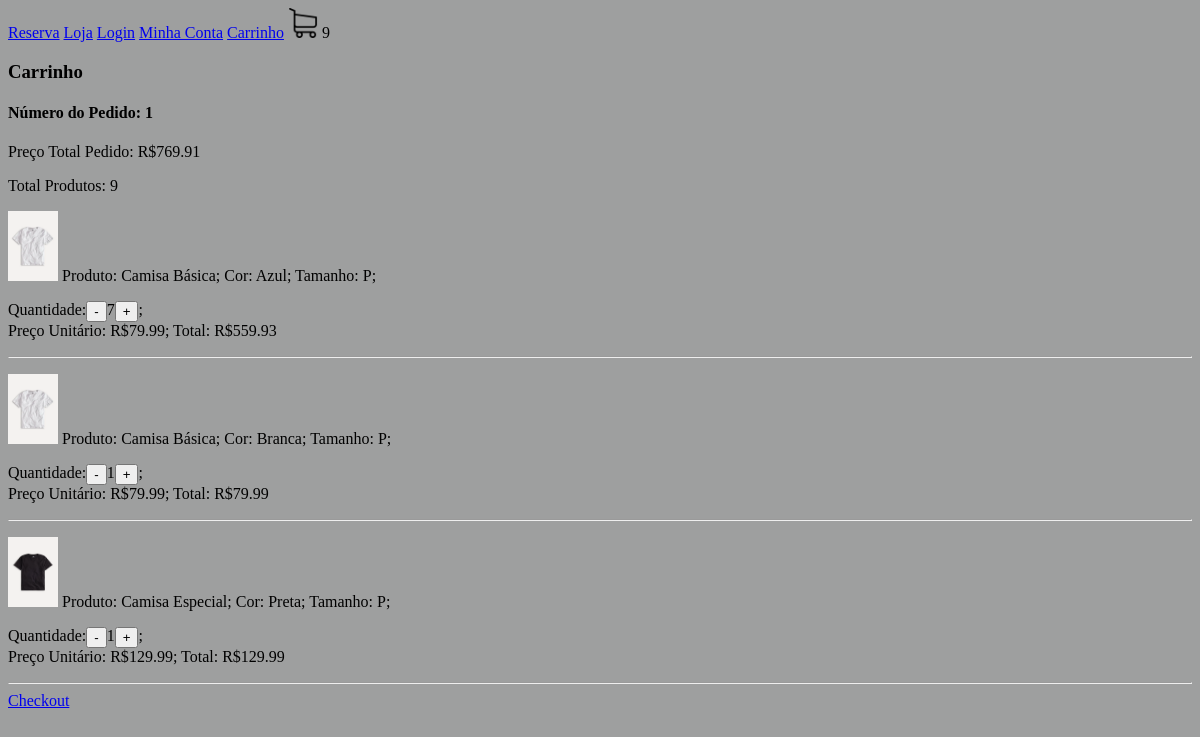
Page /carrinho/ (signed in) on the earlier database version.
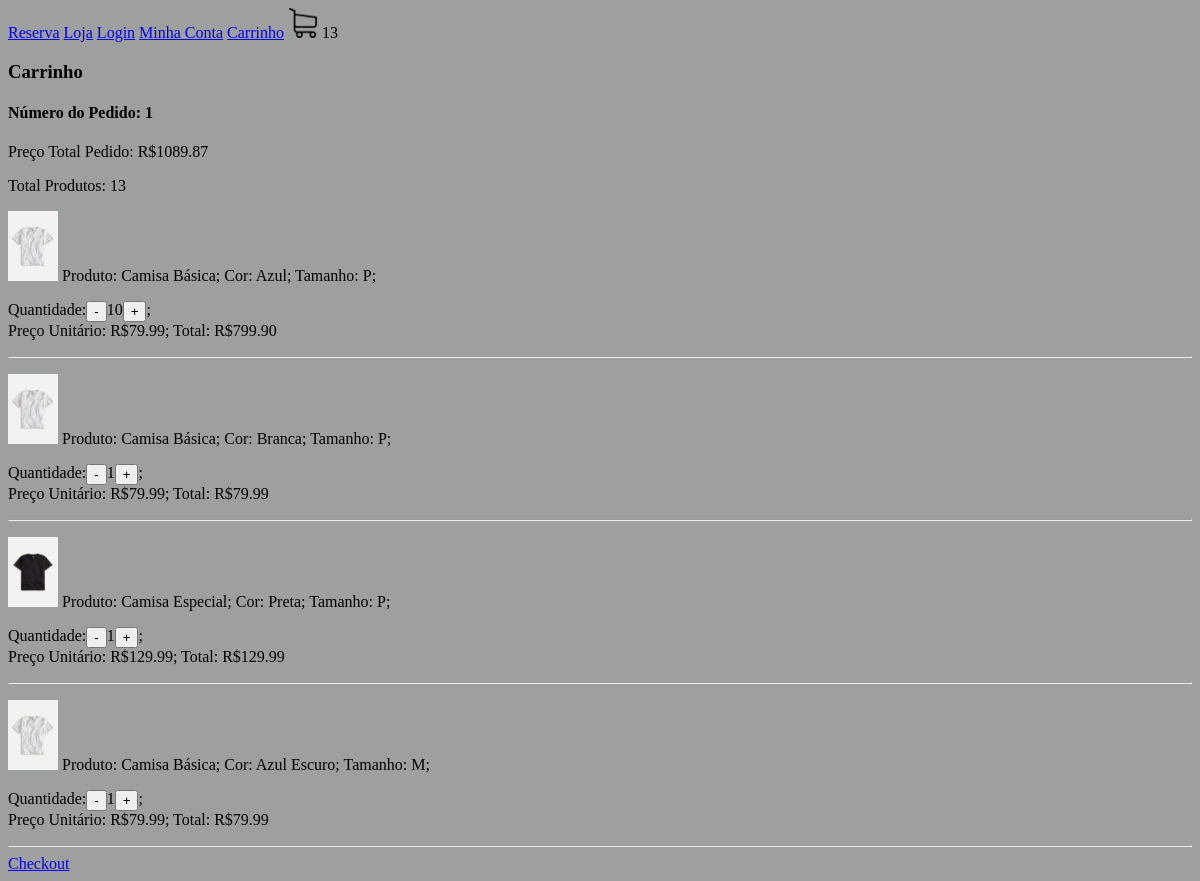
Same page on the later database version.
### loja/models.py (models this page shows, shortened)
class Pedido(models.Model):
    cliente = models.ForeignKey(
        Cliente, null=True, blank=True, on_delete=models.SET_NULL)
    finalizado = models.BooleanField(default=False)
    codigo_transacao = models.CharField(max_length=200, null=True, blank=True)
    endereco = models.ForeignKey(
        Endereco, null=True, blank=True, on_delete=models.SET_NULL)
    data_finalizacao = models.DateTimeField(null=True, blank=True)
    @property
    def quantidade_total(self):
        itens_pedido = ItensPedido.objects.filter(pedido_id=self.id)
        quantidade = sum([item.quantidade for item in itens_pedido])
        return quantidade
    @property
    def preco_total(self):
        itens_pedido = ItensPedido.objects.filter(pedido_id=self.id)
        preco = sum([item.preco_total for item in itens_pedido])
        return preco

class ItensPedido(models.Model):
    item_estoque = models.ForeignKey(
        ItemEstoque, null=True, blank=True, on_delete=models.SET_NULL)
    quantidade = models.IntegerField(default=0)
    pedido = models.ForeignKey(
        Pedido, null=True, blank=True, on_delete=models.SET_NULL)
    @property
    def preco_total(self):
        return self.quantidade * self.item_estoque.produto.preco

class ItemEstoque(models.Model):
    produto = models.ForeignKey(
        Produto, null=True, blank=True, on_delete=models.SET_NULL)
    cor = models.ForeignKey(Cor, null=True, blank=True,
                            on_delete=models.SET_NULL)
    tamanho = models.CharField(max_length=200, null=True, blank=True)
    quantidade = models.IntegerField(default=0)

class Produto(models.Model):
    imagem = models.ImageField(null=True, blank=True)  # "camisa.png"
    nome = models.CharField(max_length=200, null=True, blank=True)
    preco = models.DecimalField(max_digits=10, decimal_places=2)
    ativo = models.BooleanField(default=True)
    categoria = models.ForeignKey(
        Categoria, null=True, blank=True, on_delete=models.SET_NULL)
    tipo = models.ForeignKey(
        Tipo, null=True, blank=True, on_delete=models.SET_NULL)

class Cor(models.Model):
    nome = models.CharField(max_length=200, null=True, blank=True)
    codigo = models.CharField(max_length=200, null=True, blank=True)

### loja/views.py (the view, shortened to what this page needs)
# urls.py: path('carrinho/', carrinho, name="carrinho"),
def carrinho(request):
    if request.user.is_authenticated:
        cliente = request.user.cliente
    pedido, criado = Pedido.objects.get_or_create(
        cliente=cliente, finalizado=False)
    itens_pedido = ItensPedido.objects.filter(pedido=pedido)
    context = {"itens_pedido": itens_pedido,
               "pedido": pedido, "cliente_existente": True}
    return render(request, 'carrinho.html', context)

### loja/novos_context.py (called while the page is built, shortened)
def carrinho(request):
    quantidade_produtos_carrinho = 0
    if request.user.is_authenticated:
        cliente = request.user.cliente
    pedido, criado = Pedido.objects.get_or_create(
        cliente=cliente, finalizado=False)
    itens_pedido = ItensPedido.objects.filter(pedido=pedido)
    for item in itens_pedido:
        quantidade_produtos_carrinho += item.quantidade
    return {"quantidade_produtos_carrinho": quantidade_produtos_carrinho}

### loja/templates/carrinho.html (shortened to what this page needs)
{% extends 'base.html' %}
{% load static %}
{% block bory %}
<h3>Carrinho</h3>
{% if cliente_existente %}
<h4>Número do Pedido: {{ pedido.id }}</h4>
<P>Preço Total Pedido: R${{ pedido.preco_total }}</P>
<P>Total  Produtos: {{ pedido.quantidade_total }}</P>
{% for item in itens_pedido %}
    <p>
        <img src="{{ item.item_estoque.produto.imagem.url }}" width="50" height="70">
        Produto: {{ item.item_estoque.produto.nome }}; Cor: {{ item.item_estoque.cor.nome }}; Tamanho: {{ item.item_estoque.tamanho }};
        <div style="display: flex">
                Quantidade:
                <form method="POST" action="{% url 'remover_carrinho' item.item_estoque.produto.id %}">
                    <button type="submit">-</button>
                </form>
                {{ item.quantidade }}
                <form method="POST" action="{% url 'adicionar_carrinho' item.item_estoque.produto.id %}">
                    <button type="submit">+</button>
                </form>;
        </div>
        Preço Unitário: R${{ item.item_estoque.produto.preco }}; Total: R${{ item.preco_total }}
    </p>
    <hr>
    {% endfor %}
    <a href="{% url 'checkout' %}">Checkout</a>
{% else %}
    <h3>Seu carrinho está vazio</h3>
    <a href="{% url 'loja' %}">Visite nossa loja</a>
{% endif %}
{% endblock %}

### loja/templates/base.html (shortened to what this page needs)
{% load static %}
<!DOCTYPE html>
<html lang="pt-br">
<head>
  <link reL="stylesheet" type="text/css" href="{% static 'css/main.css' %}">
  <link rel="stylesheet" href="https://cdnjs.cloudflare.com/ajax/libs/font-awesome/6.5.1/css/all.min.css" />
</head>
<body>
  {% include 'navbar.html' %}
  {% block bory %}
  {% endblock %}
</body>
</html>

### loja/templates/navbar.html
{% load static %}
<nav>
  <a href="{% url 'homepage' %}">Reserva</a>
  <a href="{% url 'loja' %}">Loja</a>
  <a href="{% url 'login' %}">Login</a>
  <a href="{% url 'minha_conta' %}">Minha Conta</a>
  <a href="{% url 'carrinho' %}">Carrinho</a>
  <img src="{% static 'images/carrinho.png' %}" width=30 height="30">
  {{ quantidade_produtos_carrinho }}
</nav>

### static/css/main.css (style rules this page uses)
body { background-color: rgb(158, 159, 159); }

Differences in the rows shown:
changed through a linked row, Pedido id 1: preco_total "769.91" → "1089.87"; quantidade_total "9" → "13"
changed ItensPedido "Azul": quantidade "7" → "10"; preco_total "559.93" → "799.90"
added ItensPedido: item_estoque.produto.imagem (picture), item_estoque.produto.nome "Camisa Básica", item_estoque.cor.nome "Azul Escuro", item_estoque.tamanho "M", quantidade "1", item_estoque.produto.preco "79.99", preco_total "79.99"
Other differences:
{{ quantidade_produtos_carrinho }}: "9" → "13"
